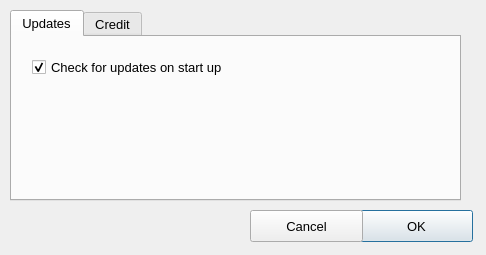
<?xml version="1.0" encoding="UTF-8"?>
<ui version="4.0">
 <class>Configuration</class>
 <widget class="QDialog" name="Configuration">
  <property name="windowModality">
   <enum>Qt::WindowModal</enum>
  </property>
  <property name="geometry">
   <rect>
    <x>0</x>
    <y>0</y>
    <width>486</width>
    <height>255</height>
   </rect>
  </property>
  <property name="font">
   <font>
    <pointsize>10</pointsize>
   </font>
  </property>
  <property name="windowTitle">
   <string>Settings</string>
  </property>
  <property name="modal">
   <bool>true</bool>
  </property>
  <widget class="QTabWidget" name="tabWidget">
   <property name="geometry">
    <rect>
     <x>10</x>
     <y>10</y>
     <width>451</width>
     <height>191</height>
    </rect>
   </property>
   <property name="font">
    <font>
     <pointsize>10</pointsize>
    </font>
   </property>
   <property name="currentIndex">
    <number>0</number>
   </property>
   <widget class="QWidget" name="update">
    <attribute name="title">
     <string>Updates</string>
    </attribute>
    <widget class="QCheckBox" name="chk_updates_startup">
     <property name="geometry">
      <rect>
       <x>20</x>
       <y>20</y>
       <width>221</width>
       <height>20</height>
      </rect>
     </property>
     <property name="text">
      <string>Check for updates on start up</string>
     </property>
     <property name="checked">
      <bool>true</bool>
     </property>
    </widget>
   </widget>
   <widget class="QWidget" name="tab_4">
    <attribute name="title">
     <string>Credit</string>
    </attribute>
    <widget class="QLabel" name="label_5">
     <property name="geometry">
      <rect>
       <x>10</x>
       <y>10</y>
       <width>421</width>
       <height>16</height>
      </rect>
     </property>
     <property name="text">
      <string>Icons by &lt;a href=&quot;https://icons8.com&quot;&gt;Icons8&lt;/a&gt;</string>
     </property>
    </widget>
   </widget>
  </widget>
  <widget class="QPushButton" name="btn_save_configuration">
   <property name="geometry">
    <rect>
     <x>360</x>
     <y>210</y>
     <width>113</width>
     <height>32</height>
    </rect>
   </property>
   <property name="text">
    <string>OK</string>
   </property>
  </widget>
  <widget class="QPushButton" name="btn_cancel_configuration">
   <property name="geometry">
    <rect>
     <x>250</x>
     <y>210</y>
     <width>113</width>
     <height>32</height>
    </rect>
   </property>
   <property name="text">
    <string>Cancel</string>
   </property>
  </widget>
 </widget>
 <resources/>
 <connections/>
</ui>
